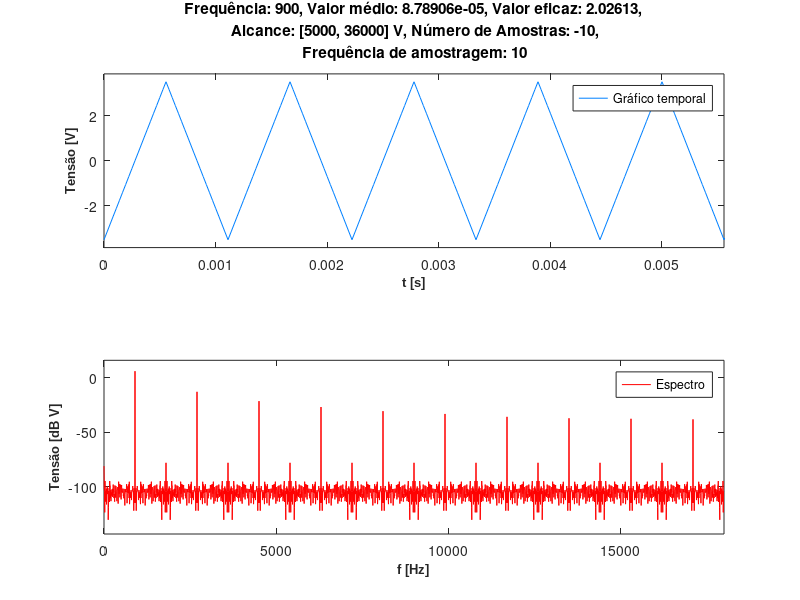

The MATLAB source for this figure:
%% INSTRUMENTAÇÃO E MEDIDAS - LABORATORIO AQUISIÇÃO DE SINAIS
% Grupo 1 L32 Daniel Dinis no. 99906, João Gonçalves no. 99995, Jorge Contente no. 102143

% Dados iniciais
A = 3.5;            % amplitude do sinal (dada em aula)
f_sinal = 900;      % frequência do sinal (dada em aula)
N_amostras = 5000;  % no. de amostras (dada em aula)
Fs = 36000;         % frequência de amostragem (dada em aula)

% Informacao da placa de aquisição (APAGAR)
%!!!!!!!!!!!!!!!!!!!!!!!!!!!!!!!!!!!!!!!!
Nbits=12;
Amax=10;
Delta=2*Amax/(2^Nbits); %dado para testes
%!!!!!!!!!!!!!!!!!!!!!!!!!!!!!!!!!!!!!!!!

%% Aquisição do Sinal
%d = daq('ni');
%addinput(d,"Dev2","ai0","Voltage");
%atribuição das especificações da sessão
%d.Rate = Fs;
%inicio da aquisição
%data_t = read(d,N_amostras,"OutputFormat","Matrix"); % Adquirir "N_amostras"  e colocar os dados na variável data_t.
%Fs=sinal.Properties.SampleRate;


%% Estimar a frequência do sinal
% Resolucao temporal
Ts = 1/Fs;

% Resolução espectral
F0 = Fs/N_amostras;
T0=1/F0;

% Variável no tempo e frequência
t=(0:Ts:T0-Ts)'; 
f=(0:F0:F0*(ceil(N_amostras/2)-1));

% Funções de teste
%xt=A*cos(2*pi*f_sinal*t);
xt=A*sawtooth(2*pi*f_sinal*t,0.5);
%xt=A*square(2*pi*f_sinal*t);

% Simular placa de aquisição
data_t=floor(xt/Delta)*Delta+Delta/2;
%data_t=xt;

% Obter máximo e posição da fft
dataf = abs(fft(data_t))/N_amostras; 

[M,Posf]=max(dataf(1:floor(N_amostras/2),1));

media = 0;
norm = 0;

% Fazer média ponderada:
if (Posf>3)
    for m=Posf-3:Posf+3
        norm = norm + dataf(m);
        media = media +(m-1)*dataf(m)*F0;   
        % (m-1)*F0 é a frequencia da harmonica e dataf(m) é a sua respectiva amplitude.
        % (m-1) representa o no. de "subdivisoes" até à harmónica.
    end
        f_estimada = media/norm;
else 
    % No caso de estar proximo da origem e não dar para fazer média ponderada:
    f_estimada = (Posf-1)* F0;
end

% Periodo estimado
T=1/f_estimada; 

%% Calculo da media
% Calculo do Navg - media do numero de amostras (reduz o espalhamento)

nppp = Fs/f_estimada;   	             % num de pontos por periodo			    
nperiodos=floor(N_amostras/nppp);		 % num de periodos
Navg=nperiodos*nppp;

% Media
sum_all=sum(data_t);
media=sum_all/Navg;

%% Calculo do Valor eficaz  

data_tpower=power(data_t,2); % Vrms=sqrt(mean(abs(data_t).^2))
sum_all2=sum(data_tpower);
Vrms=sqrt(sum_all2/Navg);

%% Calculo das harmónicas
% Descobrir o número total de harmónicas
PosfH=f_estimada/F0;                        %Posf da fundamental +1
n_harmonicas=floor((N_amostras/2-2)/PosfH); %número de harmónicas
% Vetores para armanezar o resultado final
amplitude_harmonica=zeros(1, n_harmonicas+1);
amplitude_harmonica_dB=zeros(1, n_harmonicas+1);

% Espetro do sinal, normalizado e unilateralizado
dataf = abs(fft(data_t))/N_amostras;
dataf=2*dataf(1:floor(N_amostras/2)); 
dataf(1)=dataf(1)/2;

% Colocar harmónicas nos vetores
for l=1:n_harmonicas+1
    amplitude_harmonica(l)=dataf(round((l-1)*PosfH)+1)/sqrt(2); 
    %divide-se por sqrt(2) para ficar valor eficaz
    amplitude_harmonica_dB(l)=20*log10(dataf(round((l-1)*PosfH)+1));
end

% Nota: 1a. componente do vetor contém a compontente DC, 
% a 1a. harmónica está na posição 2 do vetor
for n=2:n_harmonicas+1 %print amplitude harmonica
    %fprintf(1,'Amplitude da harmonica de tensao nr %d = %.4f \n',n-1,amplitude_harmonica(n));
end
%fprintf('\n');

for n=2:n_harmonicas+1 %print amplitude harmonica dB
    %fprintf(1,'Amplitude em dB da harmonica de tensao nr %d = %.4f \n',n-1,amplitude_harmonica_dB(n));
end

%% Cálculo da distorção harmónica total (THD)
sum_minor=sum(amplitude_harmonica(3:n_harmonicas+1).^2);
THD = 20*log10(sqrt(sum_minor/amplitude_harmonica(2)^2)); 
%pois a amplitude_harmonica(1) tem a componente DC 

%% Criar gráfico temporal
Amplitude=max(data_t);  %amplitude real
subplot(211);
plot(t, data_t, 'color', [0 0.5 1]); 

str=sprintf('Frequência: %g, Valor médio: %g, Valor eficaz: %g,\n Alcance: [%g, %g] V, Número de Amostras: %g,\n Frequência de amostragem: %g', f_estimada, media, Vrms, N_amostras, Fs, -Amax, Amax);
title(str);
xlabel('t [s]')
xl = get(gca,'xlabel');
set(xl,'FontName','Arial','FontSize',9,'FontWeight','bold');   
ylabel('Tensão [V]')
yl = get(gca,'ylabel');
set(yl,'FontName','Arial','FontSize',9,'FontWeight','bold');
legend('Gráfico temporal')
axis([0 T*5 -1.1*Amplitude 1.1*Amplitude]) %[xmin xmax  ymin ymax]
                                           %T*5 para serem 5 periodos

%% Gráfico de potência unilateral para visualização
subplot(212);
% Calcular espetro de potência unilateral
dataf=fft(data_t);
dataf_b=(abs(dataf)).^2/(N_amostras*N_amostras);    %fazer o espectro de potência bilateral
dataf_uni=2*dataf_b(1:floor((N_amostras+1)/2));     %fazer o espetro de potência unilateral
dataf_uni(1)= dataf_uni(1)/2;                       %dataf_uni = dataf_b, se m == 0
if (rem(N_amostras,2)==0)                           %dataf_uni = dataf_b, se m == N_amostras for par
    dataf_uni(N_amostras/2)= dataf_uni(N_amostras/2)/2;
end

max2=max(10*log10(abs(dataf_uni)))+10;      %valor max no plot
min2=1.1*min(10*log10(abs(dataf_uni)));     %valor min no plot

plot(f, 10*log10(dataf_uni),'color',[1 0 0]);   %plot em db
%plot(f, dataf_uni, 'color',[0 0.5 0.2]); %plot em V^2

xlabel('f [Hz]')
xl = get(gca,'xlabel');
set(xl,'FontName','Arial','FontSize',9,'FontWeight','bold');   
ylabel('Tensão [dB V]')
yl = get(gca,'ylabel');
set(yl,'FontName','Arial','FontSize',9,'FontWeight','bold');   
legend('Espectro')
axis([0 Fs/2  min2 max2])
